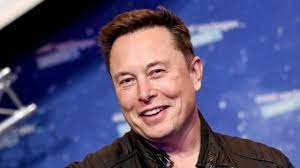
#> input picture facecount/faces/elon1.jpg, 300 x 168 px
$ python imagemerge.py
#> lines starting #> are read from the running program, lines starting #| are printed output that depends on the picture
# Created by kor_a at 05/08/2021
from PIL import Image
import sys

images = [Image.open(x) for x in ['elon1.jpg', 'elon2.jpg', 'elon3.jpg']]
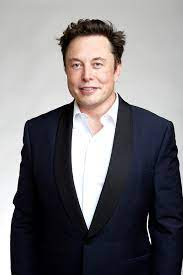
#> input picture facecount/faces/elon2.jpg, 183 x 275 px
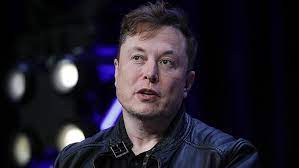
#> input picture facecount/faces/elon3.jpg, 299 x 168 px
#> images = 3 items
widths, heights = zip(*(i.size for i in images))
#> widths = (300, 183, 299); heights = (168, 275, 168)

total_width = sum(widths)
#> total_width = 782
max_height = max(heights)
#> max_height = 275

new_im = Image.new('RGB', (total_width, max_height))
#> new_im: PIL image 782x275 RGB; every value is 0

x_offset = 0
for im in images:
  new_im.paste(im, (x_offset,0))
  x_offset += im.size[0]
#> this loop made 3 passes
#> x_offset on passes 1 to 3: 300, 483, 782
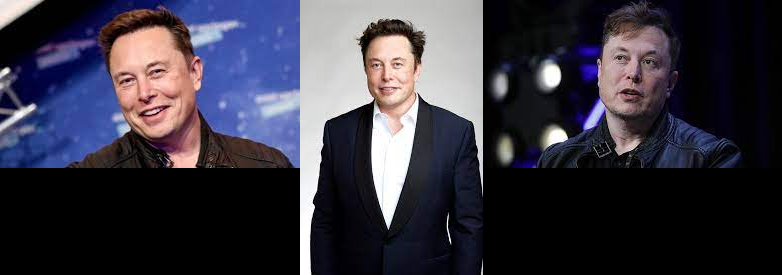
#> new_im: PIL image 782x275 RGB; mean R, G, B 56, 53.5, 65.7
#> after the loop, x_offset = 782

new_im.save('elon_final.jpg')
